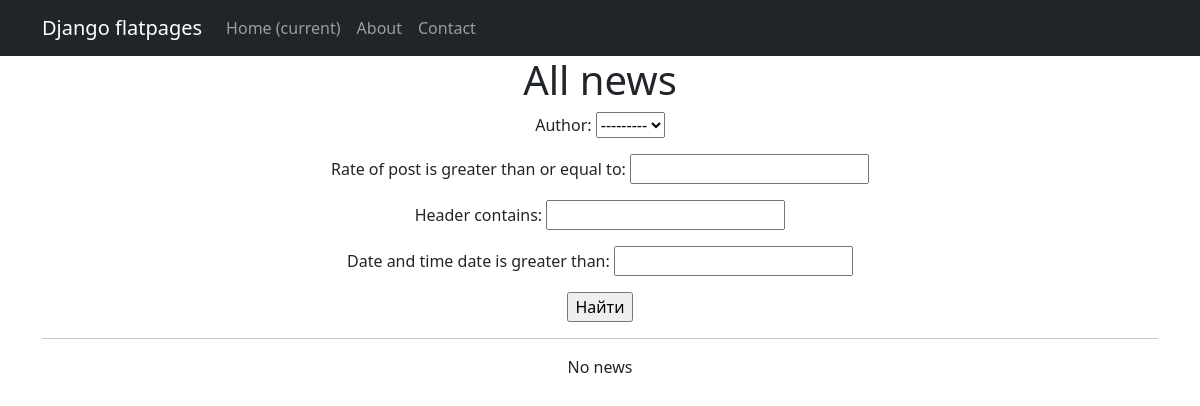
Page /news/search/ on the earlier database version.
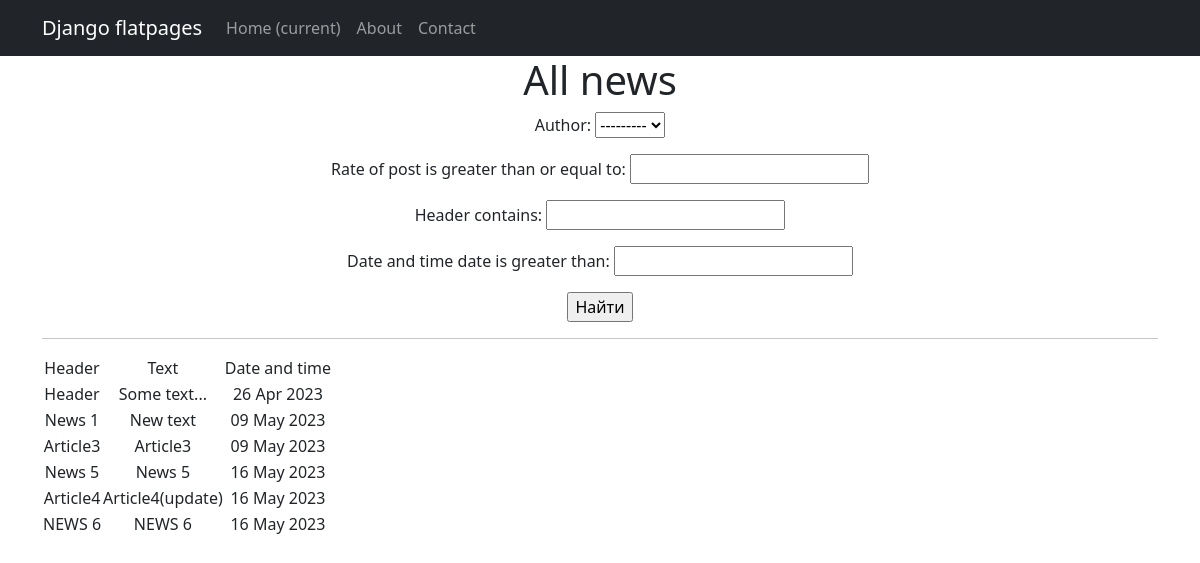
Same page on the later database version.
### news/models.py (models this page shows, shortened)
class Post(models.Model):
    article_or_news = models.CharField(max_length=2, choices=CHOICES)
    date_and_time = models.DateTimeField(auto_now=True)
    header = models.CharField(max_length=255)
    text = models.TextField()
    rate_of_post = models.IntegerField(default=0)
    category = models.ManyToManyField(Category, through='PostCategory', related_name='get_posts')
    author = models.ForeignKey(Author, on_delete=models.CASCADE)

### news/views.py (the view)
# urls.py: path('news/search/', PostSearch.as_view(), name='post_search'),
class PostSearch(ListView):
    model = Post
    template_name = 'search.html'
    context_object_name = 'news'
    def get_queryset(self):
        queryset = super().get_queryset()
        self.filterset = PostFilter(self.request.GET, queryset)
        return self.filterset.qs
    def get_context_data(self, **kwargs):
        context = super().get_context_data(**kwargs)
        context['filterset'] = self.filterset
        return context

### news/models.py (called while the page is built)
    def __str__(self):
        return self.user.username

### news/templatetags/custom_filters.py (called while the page is built)
@register.filter()
def censor(value):
   nvalue = str(value)
   nvalue = nvalue.split()
   for i in range(len(nvalue)):
      word = nvalue[i].lower()
      if word in bad_words:
         nvalue[i] = (nvalue[i][0] + '*'*(len(nvalue[i])-1))
   return ' '.join(nvalue)

### templates/search.html (shortened to what this page needs)
{% extends 'flatpages/default.html' %}
{% load custom_filters %}
{% load  custom_tags%}
{% block content %}
    <h1>All news</h1>
    <form action="" method="get">
        {{ filterset.form.as_p }}
        <input type="submit" value="Найти" />
   </form>
    <hr>
    {% if news %}
        <table>
            <tr>
                <td>Header</td>
                <td>Text</td>
                <td>Date and time</td>
            </tr>
            {% for new in news %}
                <tr>
                    <td>{{new.header|censor}}</td>
                    <td>{{new.text|truncatechars:20|censor}}</td>
                    <td>{{new.date_and_time|date:'d M Y'}}</td>
                </tr>
            {% endfor %}
        </table>
    {% else %}
        <p>No news</p>
    {% endif %}
{% endblock content %}

Differences in the rows shown:
added Post: header|censor "Header", text|censor "Some text...", date_and_time "26 Apr 2023"
added Post: header|censor "News 1", text|censor "New text", date_and_time "09 May 2023"
added Post: header|censor "Article3", text|censor "Article3", date_and_time "09 May 2023"
added Post: header|censor "News 5", text|censor "News 5", date_and_time "16 May 2023"
added Post: header|censor "Article4", text|censor "Article4(update)", date_and_time "16 May 2023"
added Post: header|censor "NEWS 6", text|censor "NEWS 6", date_and_time "16 May 2023"
Other differences:
text no longer shown: "No news"
text now shown: "Header Text Date and time"
